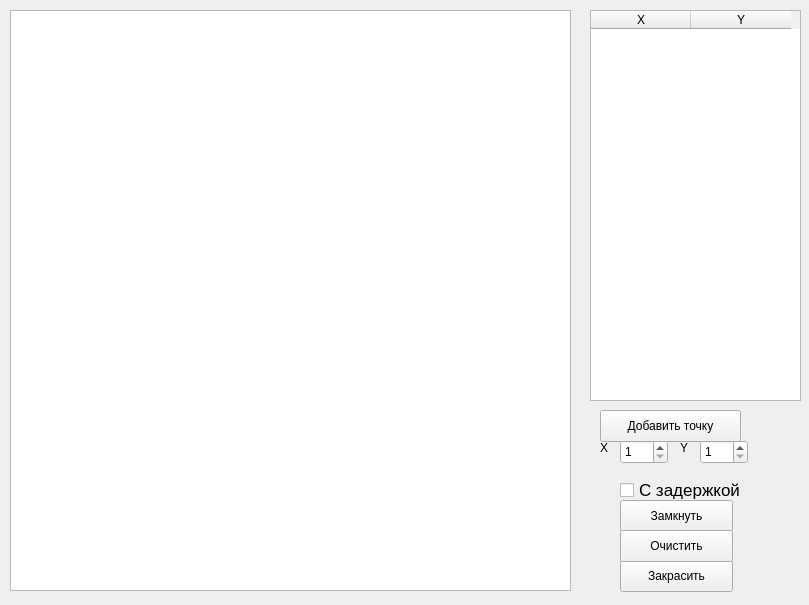
<?xml version="1.0" encoding="UTF-8"?>
<ui version="4.0">
 <class>MainWindow</class>
 <widget class="QMainWindow" name="MainWindow">
  <property name="geometry">
   <rect>
    <x>0</x>
    <y>0</y>
    <width>809</width>
    <height>605</height>
   </rect>
  </property>
  <property name="windowTitle">
   <string>Заполнение областей</string>
  </property>
  <widget class="QWidget" name="centralwidget">
   <widget class="QGraphicsView" name="view">
    <property name="geometry">
     <rect>
      <x>10</x>
      <y>10</y>
      <width>561</width>
      <height>581</height>
     </rect>
    </property>
   </widget>
   <widget class="QTableWidget" name="table">
    <property name="geometry">
     <rect>
      <x>590</x>
      <y>10</y>
      <width>211</width>
      <height>391</height>
     </rect>
    </property>
    <column>
     <property name="text">
      <string>X</string>
     </property>
    </column>
    <column>
     <property name="text">
      <string>Y</string>
     </property>
    </column>
   </widget>
   <widget class="QPushButton" name="paint">
    <property name="geometry">
     <rect>
      <x>620</x>
      <y>560</y>
      <width>113</width>
      <height>32</height>
     </rect>
    </property>
    <property name="text">
     <string>Закрасить</string>
    </property>
   </widget>
   <widget class="QPushButton" name="lock">
    <property name="geometry">
     <rect>
      <x>620</x>
      <y>500</y>
      <width>113</width>
      <height>32</height>
     </rect>
    </property>
    <property name="text">
     <string>Замкнуть</string>
    </property>
   </widget>
   <widget class="QPushButton" name="erase">
    <property name="geometry">
     <rect>
      <x>620</x>
      <y>530</y>
      <width>113</width>
      <height>32</height>
     </rect>
    </property>
    <property name="text">
     <string>Очистить</string>
    </property>
   </widget>
   <widget class="QCheckBox" name="delay">
    <property name="geometry">
     <rect>
      <x>620</x>
      <y>480</y>
      <width>141</width>
      <height>20</height>
     </rect>
    </property>
    <property name="font">
     <font>
      <pointsize>13</pointsize>
     </font>
    </property>
    <property name="text">
     <string>С задержкой</string>
    </property>
   </widget>
   <widget class="QPushButton" name="addpoint">
    <property name="geometry">
     <rect>
      <x>600</x>
      <y>410</y>
      <width>141</width>
      <height>32</height>
     </rect>
    </property>
    <property name="text">
     <string>Добавить точку</string>
    </property>
   </widget>
   <widget class="QSpinBox" name="x">
    <property name="geometry">
     <rect>
      <x>620</x>
      <y>440</y>
      <width>48</width>
      <height>24</height>
     </rect>
    </property>
    <property name="minimum">
     <number>1</number>
    </property>
    <property name="maximum">
     <number>561</number>
    </property>
   </widget>
   <widget class="QSpinBox" name="y">
    <property name="geometry">
     <rect>
      <x>700</x>
      <y>440</y>
      <width>48</width>
      <height>24</height>
     </rect>
    </property>
    <property name="minimum">
     <number>1</number>
    </property>
    <property name="maximum">
     <number>581</number>
    </property>
   </widget>
   <widget class="QLabel" name="label">
    <property name="geometry">
     <rect>
      <x>600</x>
      <y>440</y>
      <width>16</width>
      <height>16</height>
     </rect>
    </property>
    <property name="text">
     <string>X</string>
    </property>
   </widget>
   <widget class="QLabel" name="label_2">
    <property name="geometry">
     <rect>
      <x>680</x>
      <y>440</y>
      <width>16</width>
      <height>16</height>
     </rect>
    </property>
    <property name="text">
     <string>Y</string>
    </property>
   </widget>
  </widget>
 </widget>
 <resources/>
 <connections/>
</ui>
